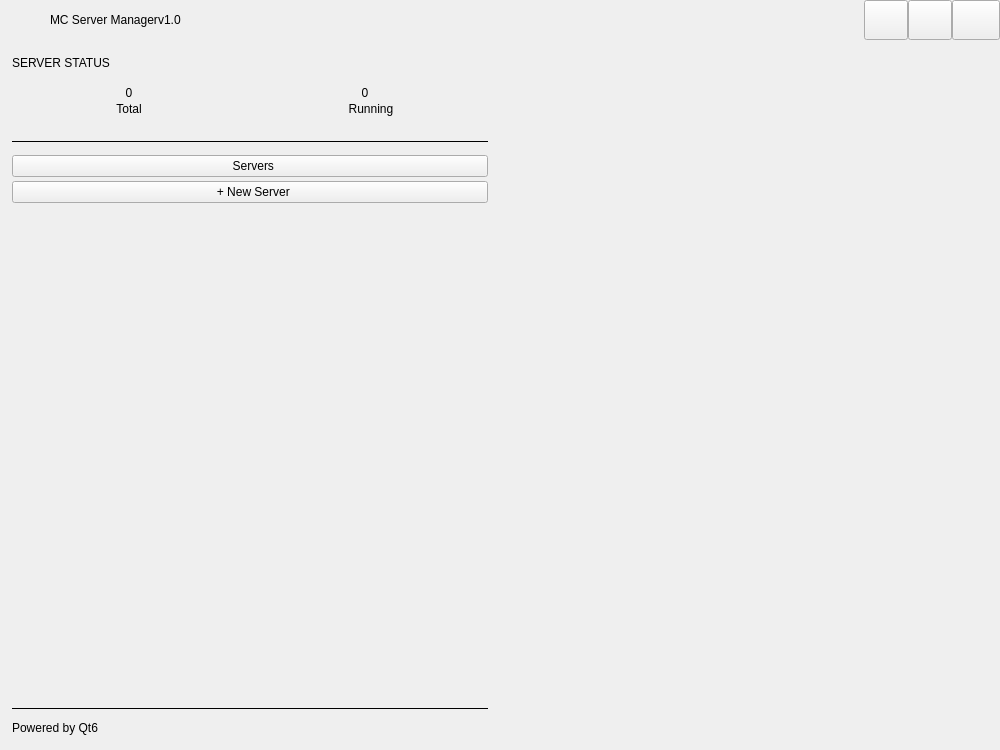
<?xml version="1.0" encoding="UTF-8"?>
<ui version="4.0">
 <class>MainWindow</class>
 <widget class="QMainWindow" name="MainWindow">
  <property name="geometry">
   <rect>
    <x>0</x>
    <y>0</y>
    <width>1000</width>
    <height>750</height>
   </rect>
  </property>
  <property name="minimumSize">
   <size>
    <width>780</width>
    <height>600</height>
   </size>
  </property>
  <property name="windowTitle">
   <string>MC Server Manager</string>
  </property>
  <widget class="QWidget" name="centralWidget">
   <layout class="QVBoxLayout" name="outerRoot">
    <property name="spacing">
     <number>0</number>
    </property>
    <property name="leftMargin">
     <number>0</number>
    </property>
    <property name="topMargin">
     <number>0</number>
    </property>
    <property name="rightMargin">
     <number>0</number>
    </property>
    <property name="bottomMargin">
     <number>0</number>
    </property>
    <item>
     <widget class="QWidget" name="titleBar">
      <layout class="QHBoxLayout" name="titleBarLayout">
       <property name="spacing">
        <number>0</number>
       </property>
       <property name="leftMargin">
        <number>12</number>
       </property>
       <property name="topMargin">
        <number>0</number>
       </property>
       <property name="rightMargin">
        <number>0</number>
       </property>
       <property name="bottomMargin">
        <number>0</number>
       </property>
      <item>
       <widget class="QLabel" name="titleIcon">
        <property name="minimumSize">
         <size>
          <width>28</width>
          <height>28</height>
         </size>
        </property>
        <property name="maximumSize">
         <size>
          <width>28</width>
          <height>28</height>
         </size>
        </property>
        <property name="alignment">
         <set>Qt::AlignmentFlag::AlignCenter</set>
        </property>
       </widget>
      </item>
      <item>
       <spacer name="iconSpacer">
        <property name="orientation">
         <enum>Qt::Orientation::Horizontal</enum>
        </property>
        <property name="sizeType">
         <enum>QSizePolicy::Policy::Fixed</enum>
        </property>
        <property name="sizeHint" stdset="0">
         <size>
          <width>10</width>
          <height>0</height>
         </size>
        </property>
       </spacer>
      </item>
      <item>
       <widget class="QLabel" name="titleLabel">
        <property name="text">
         <string>MC Server Manager</string>
        </property>
       </widget>
      </item>
      <item>
       <widget class="QLabel" name="titleVersion">
        <property name="text">
         <string>v1.0</string>
        </property>
       </widget>
      </item>
      <item>
       <spacer name="titleSpacer">
        <property name="orientation">
         <enum>Qt::Orientation::Horizontal</enum>
        </property>
        <property name="sizeHint" stdset="0">
         <size>
          <width>40</width>
          <height>20</height>
         </size>
        </property>
       </spacer>
      </item>
      <item>
       <widget class="QPushButton" name="btnMinimize">
        <property name="minimumSize">
         <size>
          <width>44</width>
          <height>40</height>
         </size>
        </property>
        <property name="text">
         <string/>
        </property>
        <property name="icon">
         <iconset resource="../resources.qrc">
          <normaloff>:/icons/minus.svg</normaloff>:/icons/minus.svg</iconset>
        </property>
       </widget>
      </item>
      <item>
       <widget class="QPushButton" name="btnMaximize">
        <property name="minimumSize">
         <size>
          <width>44</width>
          <height>40</height>
         </size>
        </property>
        <property name="text">
         <string/>
        </property>
        <property name="icon">
         <iconset resource="../resources.qrc">
          <normaloff>:/icons/square.svg</normaloff>:/icons/square.svg</iconset>
        </property>
       </widget>
      </item>
      <item>
       <widget class="QPushButton" name="btnClose">
        <property name="minimumSize">
         <size>
          <width>48</width>
          <height>40</height>
         </size>
        </property>
        <property name="text">
         <string/>
        </property>
        <property name="icon">
         <iconset resource="../resources.qrc">
          <normaloff>:/icons/x.svg</normaloff>:/icons/x.svg</iconset>
        </property>
       </widget>
      </item>
     </layout>
     </widget>
    </item>
    <item>
     <layout class="QHBoxLayout" name="bodyLayout">
      <property name="spacing">
       <number>0</number>
      </property>
      <property name="leftMargin">
       <number>0</number>
      </property>
      <property name="topMargin">
       <number>0</number>
      </property>
      <property name="rightMargin">
       <number>0</number>
      </property>
      <property name="bottomMargin">
       <number>0</number>
      </property>
      <item>
       <layout class="QVBoxLayout" name="sidebarLayout">
        <property name="spacing">
         <number>0</number>
        </property>
        <property name="leftMargin">
         <number>12</number>
        </property>
        <property name="topMargin">
         <number>16</number>
        </property>
        <property name="rightMargin">
         <number>12</number>
        </property>
        <property name="bottomMargin">
         <number>12</number>
        </property>
        <item>
         <widget class="QLabel" name="sidebarSection">
          <property name="text">
           <string>SERVER STATUS</string>
          </property>
         </widget>
        </item>
        <item>
         <spacer name="sbSpacer1">
          <property name="orientation">
           <enum>Qt::Orientation::Vertical</enum>
          </property>
          <property name="sizeType">
           <enum>QSizePolicy::Policy::Fixed</enum>
          </property>
          <property name="sizeHint" stdset="0">
           <size>
            <width>0</width>
            <height>8</height>
           </size>
          </property>
         </spacer>
        </item>
        <item>
         <layout class="QHBoxLayout" name="statRow">
          <property name="spacing">
           <number>8</number>
          </property>
          <item>
           <layout class="QVBoxLayout" name="statCardTotalLayout">
            <property name="spacing">
             <number>2</number>
            </property>
            <property name="leftMargin">
             <number>10</number>
            </property>
            <property name="topMargin">
             <number>8</number>
            </property>
            <property name="rightMargin">
             <number>10</number>
            </property>
            <property name="bottomMargin">
             <number>8</number>
            </property>
            <item>
             <widget class="QLabel" name="totalCount">
              <property name="text">
               <string>0</string>
              </property>
              <property name="alignment">
               <set>Qt::AlignmentFlag::AlignCenter</set>
              </property>
             </widget>
            </item>
            <item>
             <widget class="QLabel" name="totalCountLabel">
              <property name="text">
               <string>Total</string>
              </property>
              <property name="alignment">
               <set>Qt::AlignmentFlag::AlignCenter</set>
              </property>
             </widget>
            </item>
           </layout>
          </item>
          <item>
           <layout class="QVBoxLayout" name="statCardRunLayout">
            <property name="spacing">
             <number>2</number>
            </property>
            <property name="leftMargin">
             <number>10</number>
            </property>
            <property name="topMargin">
             <number>8</number>
            </property>
            <property name="rightMargin">
             <number>10</number>
            </property>
            <property name="bottomMargin">
             <number>8</number>
            </property>
            <item>
             <layout class="QHBoxLayout" name="runningRow">
              <property name="spacing">
               <number>0</number>
              </property>
              <item>
               <widget class="QLabel" name="runningCount">
                <property name="text">
                 <string>0</string>
                </property>
                <property name="alignment">
                 <set>Qt::AlignmentFlag::AlignCenter</set>
                </property>
               </widget>
              </item>
              <item>
               <spacer name="dotSpacer">
                <property name="orientation">
                 <enum>Qt::Orientation::Horizontal</enum>
                </property>
                <property name="sizeType">
                 <enum>QSizePolicy::Policy::Fixed</enum>
                </property>
                <property name="sizeHint" stdset="0">
                 <size>
                  <width>6</width>
                  <height>0</height>
                 </size>
                </property>
               </spacer>
              </item>
              <item>
               <widget class="QLabel" name="runningDot">
                <property name="minimumSize">
                 <size>
                  <width>6</width>
                  <height>6</height>
                 </size>
                </property>
                <property name="maximumSize">
                 <size>
                  <width>6</width>
                  <height>6</height>
                 </size>
                </property>
                <property name="text">
                 <string/>
                </property>
               </widget>
              </item>
             </layout>
            </item>
            <item>
             <widget class="QLabel" name="runningCountLabel">
              <property name="text">
               <string>Running</string>
              </property>
              <property name="alignment">
               <set>Qt::AlignmentFlag::AlignCenter</set>
              </property>
             </widget>
            </item>
           </layout>
          </item>
         </layout>
        </item>
        <item>
         <spacer name="sbSpacer2">
          <property name="orientation">
           <enum>Qt::Orientation::Vertical</enum>
          </property>
          <property name="sizeType">
           <enum>QSizePolicy::Policy::Fixed</enum>
          </property>
          <property name="sizeHint" stdset="0">
           <size>
            <width>0</width>
            <height>16</height>
           </size>
          </property>
         </spacer>
        </item>
        <item>
         <widget class="QFrame" name="sidebarDivider1">
          <property name="frameShape">
           <enum>QFrame::Shape::HLine</enum>
          </property>
         </widget>
        </item>
        <item>
         <spacer name="sbSpacer3">
          <property name="orientation">
           <enum>Qt::Orientation::Vertical</enum>
          </property>
          <property name="sizeType">
           <enum>QSizePolicy::Policy::Fixed</enum>
          </property>
          <property name="sizeHint" stdset="0">
           <size>
            <width>0</width>
            <height>12</height>
           </size>
          </property>
         </spacer>
        </item>
        <item>
         <widget class="QPushButton" name="btnServers">
          <property name="text">
           <string>  Servers</string>
          </property>
          <property name="checkable">
           <bool>false</bool>
          </property>
         </widget>
        </item>
        <item>
         <spacer name="sbSpacer4">
          <property name="orientation">
           <enum>Qt::Orientation::Vertical</enum>
          </property>
          <property name="sizeType">
           <enum>QSizePolicy::Policy::Fixed</enum>
          </property>
          <property name="sizeHint" stdset="0">
           <size>
            <width>0</width>
            <height>4</height>
           </size>
          </property>
         </spacer>
        </item>
        <item>
         <widget class="QPushButton" name="btnCreate">
          <property name="text">
           <string>  + New Server</string>
          </property>
         </widget>
        </item>
        <item>
         <spacer name="sbStretch">
          <property name="orientation">
           <enum>Qt::Orientation::Vertical</enum>
          </property>
          <property name="sizeHint" stdset="0">
           <size>
            <width>0</width>
            <height>40</height>
           </size>
          </property>
         </spacer>
        </item>
        <item>
         <widget class="QFrame" name="sidebarDivider2">
          <property name="frameShape">
           <enum>QFrame::Shape::HLine</enum>
          </property>
         </widget>
        </item>
        <item>
         <spacer name="sbSpacer5">
          <property name="orientation">
           <enum>Qt::Orientation::Vertical</enum>
          </property>
          <property name="sizeType">
           <enum>QSizePolicy::Policy::Fixed</enum>
          </property>
          <property name="sizeHint" stdset="0">
           <size>
            <width>0</width>
            <height>8</height>
           </size>
          </property>
         </spacer>
        </item>
        <item>
         <layout class="QHBoxLayout" name="sidebarFooter">
          <property name="spacing">
           <number>6</number>
          </property>
          <item>
           <widget class="QLabel" name="sidebarFooterText">
            <property name="text">
             <string>Powered by Qt6</string>
            </property>
           </widget>
          </item>
          <item>
           <spacer name="footerSpacer">
            <property name="orientation">
             <enum>Qt::Orientation::Horizontal</enum>
            </property>
            <property name="sizeHint" stdset="0">
             <size>
              <width>40</width>
              <height>20</height>
             </size>
            </property>
           </spacer>
          </item>
         </layout>
        </item>
       </layout>
      </item>
      <item>
       <layout class="QVBoxLayout" name="rightLayout">
        <property name="spacing">
         <number>0</number>
        </property>
        <property name="leftMargin">
         <number>0</number>
        </property>
        <property name="topMargin">
         <number>0</number>
        </property>
        <property name="rightMargin">
         <number>0</number>
        </property>
        <property name="bottomMargin">
         <number>0</number>
        </property>
        <item>
         <widget class="QTabBar" name="tabBar" native="true">
          <property name="tabsClosable" stdset="0">
           <bool>true</bool>
          </property>
          <property name="movable" stdset="0">
           <bool>false</bool>
          </property>
          <property name="expanding" stdset="0">
           <bool>false</bool>
          </property>
          <property name="documentMode" stdset="0">
           <bool>true</bool>
          </property>
          <property name="drawBase" stdset="0">
           <bool>false</bool>
          </property>
         </widget>
        </item>
        <item>
         <widget class="QStackedWidget" name="stack"/>
        </item>
       </layout>
      </item>
     </layout>
    </item>
   </layout>
  </widget>
 </widget>
 <customwidgets>
  <customwidget>
   <class>QTabBar</class>
   <extends>QWidget</extends>
   <header>qtabbar.h</header>
  </customwidget>
 </customwidgets>
 <resources>
  <include location="../resources.qrc"/>
 </resources>
 <connections/>
</ui>
